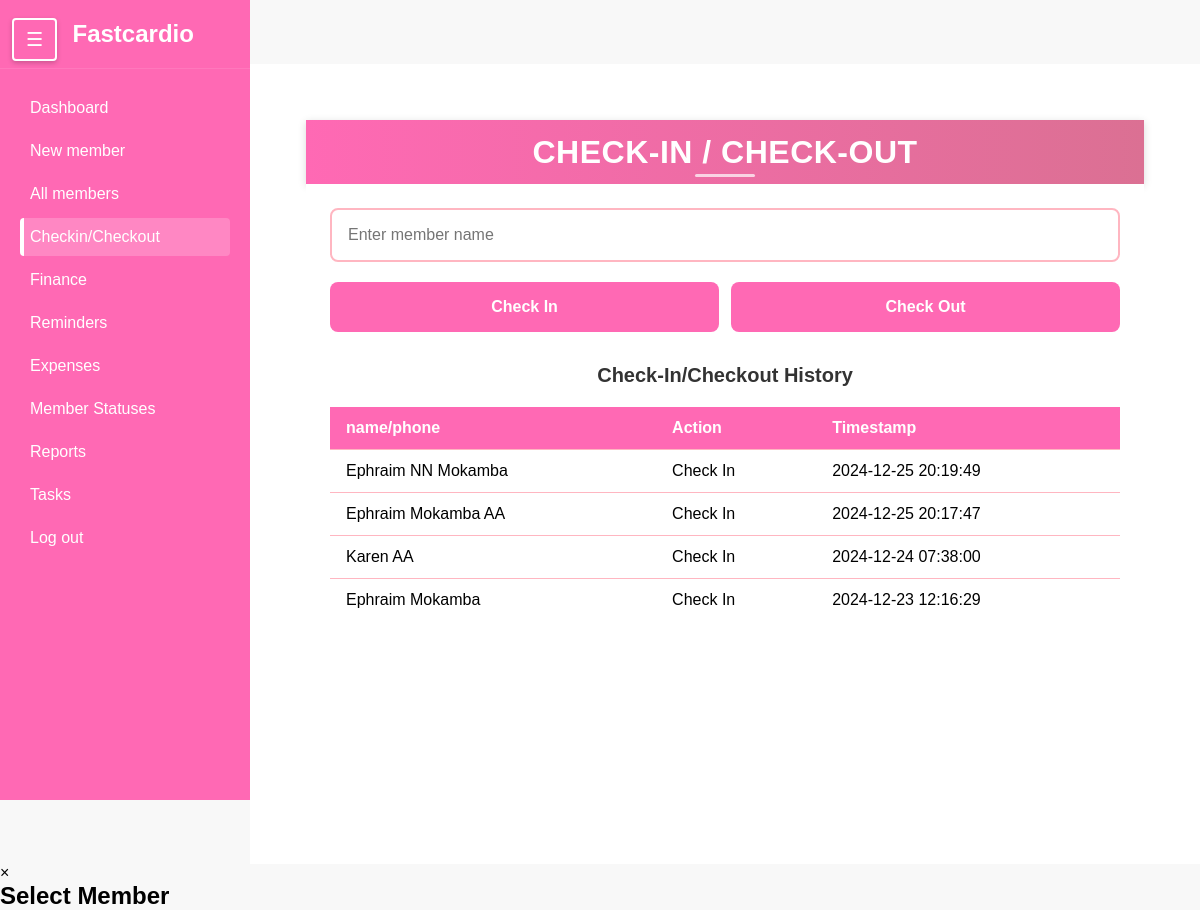
Before: /checkin/ with the older database file.
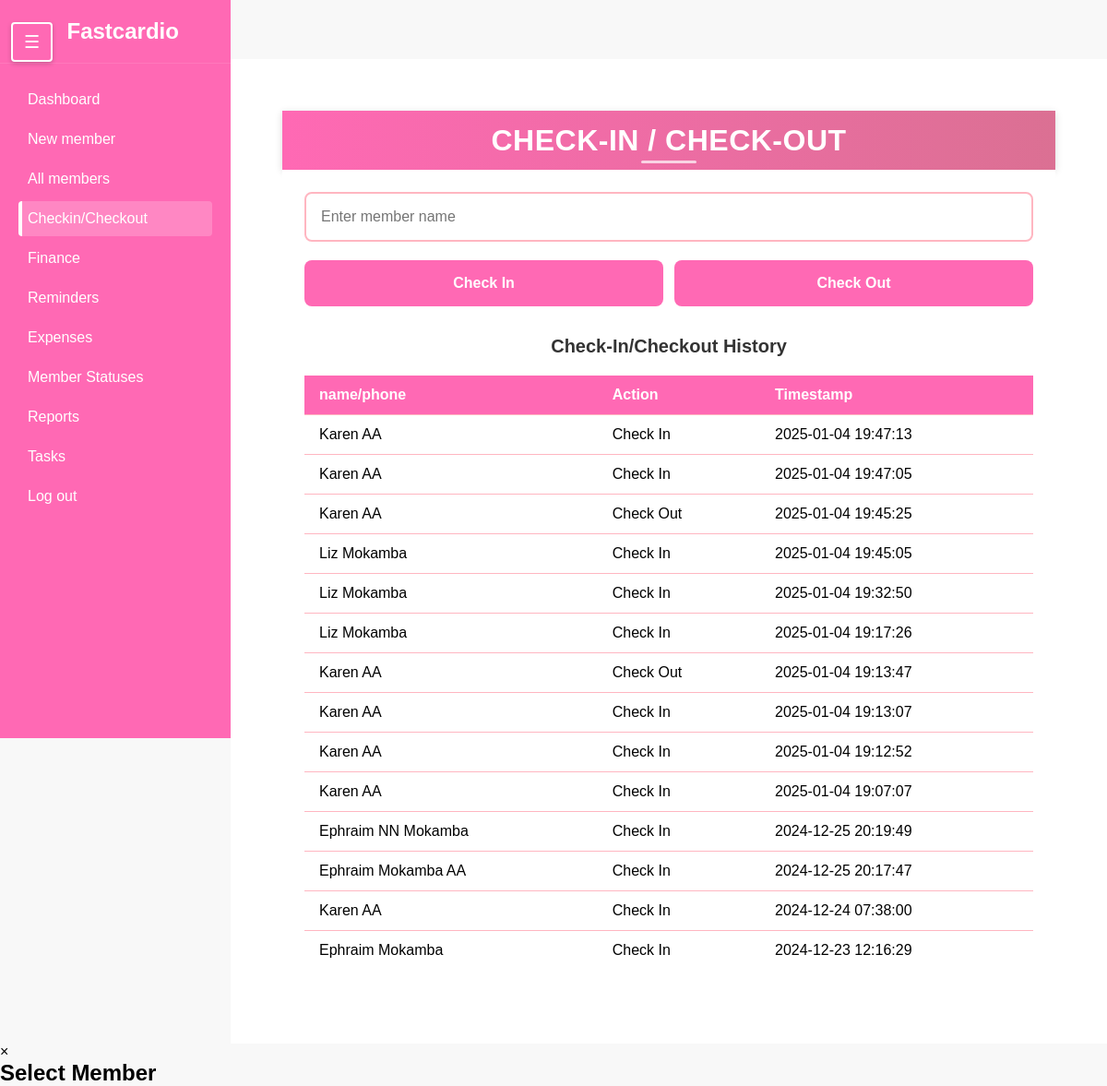
After: the same page with the newer database file.
### members/models.py (models this page shows, shortened)
class CheckInOutRecord(models.Model):
    ACTIONS = [
        ('check_in', 'Check In'),
        ('check_out', 'Check Out')
    ]
    member = models.ForeignKey(Member, on_delete=models.CASCADE, related_name='CheckinOut')
    action = models.CharField(max_length=10, choices=ACTIONS)
    timestamp = models.DateTimeField(default=timezone.now)
    class Meta:
        ordering = ['-timestamp']

class Member(models.Model):
    first_name = models.CharField(max_length=50)
    last_name = models.CharField(max_length=50)
    phone_number = models.CharField(max_length=15)
    date_joined = models.DateTimeField(auto_now_add=True)
    membership_expiry = models.DateField(null=True, blank=True, help_text="Date when the membership expires")
    is_active = models.BooleanField(default=False)
    is_frozen = models.BooleanField(default=False)
    additional_info = models.TextField(blank=True,null=True)
    gender = models.CharField(max_length= 6)
    balance = models.DecimalField(
        max_digits=10,
        decimal_places=2,
        default=0,
        help_text="Positive balance indicates credit, negative indicates debt"
    )
    def __str__(self):
        return f"{self.first_name} {self.last_name}"

### members/views.py (the view)
# urls.py: path('checkin/',views.checkin,name="Checkin" ),
def checkin(request):
    recent_records = CheckInOutRecord.objects.select_related('member').all()[:20]
    return render(request,"Checkin.html",{'recent_records': recent_records })

### members/templates/Checkin.html (shortened to what this page needs)
{% extends 'sidebar.html' %}
{% load static %}
{% block extra_styles %}
    <link rel="stylesheet" href="{% static 'checkin.css' %}">
{% endblock %}
{% block content %}
    <div class="topbar">
        <h1>Check-In / Check-Out</h1>
    </div>
    <div class="container">
        <input type="text" class="member-input" placeholder="Enter member phone number" id="memberIdInput">
        <div class="btn-group">
            <button class="check-in-btn">Check In</button>
            <button class="check-out-btn">Check Out</button>
        </div>
        <div class="history-section">
            <h3>Check-In/Checkout History</h3>
            <table class="history-table" id="historyTable">
                <thead>
                    <tr>
                        <th>name/phone</th>
                        <th>Action</th>
                        <th>Timestamp</th>
                    </tr>
                </thead>
                <tbody id="historyTableBody">
                    {% for record in recent_records %}
                    <tr>
                        <td>{{ record.member }}</td>
                        <td>{{ record.get_action_display }}</td>
                        <td>{{ record.timestamp|date:"Y-m-d H:i:s" }}</td>
                    </tr>
                    {% endfor %}
                </tbody>
            </table>
        </div>
    </div>
{% endblock %}

### members/templates/sidebar.html (shortened to what this page needs)
{% load static %}
<!DOCTYPE html>
<html lang="en">
<head>
    <link rel="stylesheet" href="{% static 'sidebar.css' %}">
    {% block extra_styles %}{% endblock %}
</head>
<body>
    <div class="wrapper">
        <div class="toggle-container">
            <button id="sidebarToggle" class="toggle-btn">☰</button>
        </div>
        <nav id="sidebar">
            <div class="sidebar-header">
                <h2>Fastcardio</h2>
            </div>
            <ul class="sidebar-menu">
                <li><a href="{% url 'Dashboard' %}">Dashboard</a></li>
                <li><a href="{% url 'New member' %}">New member</a></li>
                <li><a href="{% url 'Members' %}">All members</a></li>
                <li><a href="{% url 'Checkin' %}">Checkin/Checkout</a></li>
                <li><a href="{% url 'Finance' %}">Finance</a></li>
                <li><a href="{% url 'Reminders' %}">Reminders</a></li>
                <li><a href="{% url 'Expenses' %}">Expenses</a></li>
                <li><a href="{% url 'member_status' %}">Member Statuses</a></li>
                <li><a href="{% url 'Reports' %}">Reports</a></li>
                <li><a href="{% url 'Reports' %}">Tasks</a></li>
                <li><a href="{% url 'login' %}">Log out</a></li>
            </ul>
        </nav>
<div id="content">
    <div class="content-inner">
        {% block content %}
        {% endblock %}
    </div>
</div>
    </div>
</body>
</html>

### members/static/sidebar.css (style rules this page uses)
* { margin: 0; padding: 0; box-sizing: border-box; }
body { font-family: 'Arial', sans-serif; background-color: #f4f4f4; height: 100%; overflow-x: hidden; }
.wrapper { display: flex; width: 100%; min-height: 100vh; position: relative; }
.toggle-container { position: fixed; top: 2%; left: 1%; z-index: 1000; transition: all 0.3s ease; }
.toggle-btn { background: #FF69B4; border: 2px solid white; color: white; padding: 8px 12px; border-radius: 4px; cursor: pointer; font-size: 1.2rem; transition: all 0.3s ease; box-shadow: 0 2px 5px rgba(0, 0, 0, 0.2); }
#sidebar { width: 250px; background-color: #FF69B4; color: white; transition: all 0.3s ease; position: fixed; top: 0; left: 0; height: 100vh; overflow-y: auto; z-index: 999; }
.sidebar-header { padding: 20px; display: flex; justify-content: space-between; align-items: center; border-bottom: 1px solid rgba(255, 255, 255, 0.1); background-color: #FF69B4; position: sticky; top: 0; z-index: 2; }
.sidebar-header h2 { font-size: 1.5rem; font-weight: bold; margin-left: 25%; }
.sidebar-menu { list-style: none; padding: 20px 0; }
.sidebar-menu li { padding: 0 20px; margin-bottom: 5px; }
.sidebar-menu li a { color: white; text-decoration: none; padding: 10px; display: block; border-radius: 4px; transition: all 0.3s ease; }
.sidebar-menu li a.active { background-color: rgba(255, 255, 255, 0.2); border-left: 4px solid white; padding-left: 6px; }
#content { flex: 1; padding: var(--content-padding, 2rem); margin-left: 250px; transition: all 0.3s ease; background-color: #fff; min-height: 100vh; width: calc(100% - 250px); }
.content-inner { padding: 1.5rem; max-width: 1200px; margin: 0 auto; }

### members/static/checkin.css (style rules this page uses)
:root { --primary-pink: #FF69B4; --light-pink: #FFB6C1; --dark-pink: #DB7093; --text-color: #333; --background-color: #F8F8F8; --header-height: 64px; --container-max-width: 1200px; --spacing-unit: clamp(16px, 4vw, 24px); }
* { margin: 0; padding: 0; box-sizing: border-box; font-family: 'Arial', sans-serif; }
body { background-color: var(--background-color); min-height: 100vh; padding-top: var(--header-height); }
.topbar { top: 3px; left: 20%; right: 20%; height: var(--header-height); background: linear-gradient(to right, var(--primary-pink), var(--dark-pink)); color: white; display: flex; align-items: center; justify-content: center; padding: 0 var(--spacing-unit); box-shadow: 0 2px 8px rgba(0, 0, 0, 0.15); z-index: 1000; }
.topbar h1 { font-size: clamp(1.5rem, 4vw, 2rem); font-weight: 700; color: white; text-align: center; letter-spacing: 0.5px; text-transform: uppercase; padding: 0 16px; position: relative; }
.topbar h1::after { content: ''; position: absolute; bottom: -6px; left: 50%; transform: translateX(-50%); width: 60px; height: 3px; background-color: rgba(255, 255, 255, 0.7); border-radius: 2px; }
.container { width: 100%; max-width: var(--container-max-width); margin: 0 auto; padding: var(--spacing-unit); background-color: white; transition: padding 0.3s ease; }
.member-input { width: 100%; padding: 16px; margin-bottom: 20px; border: 2px solid var(--light-pink); border-radius: 8px; font-size: 16px; transition: all 0.3s ease; }
.btn-group { width: 100%; display: grid; grid-template-columns: 1fr 1fr; gap: 12px; margin-bottom: 24px; }
.check-in-btn, .check-out-btn { padding: 16px; border: none; border-radius: 8px; background-color: var(--primary-pink); color: white; font-size: 16px; font-weight: 600; cursor: pointer; transition: all 0.2s ease; }
.history-section { width: 100%; margin-top: 32px; overflow-x: auto; background: white; border-radius: 8px; }
.history-section h3 { margin-bottom: 20px; color: var(--text-color); text-align: center; font-size: 1.25rem; }
.history-table { width: 100%; border-collapse: collapse; margin-top: 16px; background: white; }
.history-table th, .history-table td { padding: 12px 16px; text-align: left; border-bottom: 1px solid var(--light-pink); }
.history-table th { background-color: var(--primary-pink); color: white; font-weight: 600; white-space: nowrap; }
.history-table tr:last-child td { border-bottom: none; }

Changed rows visible on the page:
added CheckInOutRecord: member "Karen AA", action "Check In", timestamp "2025-01-04 19:47:13"
added CheckInOutRecord: member "Karen AA", action "Check In", timestamp "2025-01-04 19:47:05"
added CheckInOutRecord: member "Karen AA", action "Check Out", timestamp "2025-01-04 19:45:25"
added CheckInOutRecord: member "Liz Mokamba", action "Check In", timestamp "2025-01-04 19:45:05"
added CheckInOutRecord: member "Liz Mokamba", action "Check In", timestamp "2025-01-04 19:32:50"
added CheckInOutRecord: member "Liz Mokamba", action "Check In", timestamp "2025-01-04 19:17:26"
added CheckInOutRecord: member "Karen AA", action "Check Out", timestamp "2025-01-04 19:13:47"
added CheckInOutRecord: member "Karen AA", action "Check In", timestamp "2025-01-04 19:13:07"
added CheckInOutRecord: member "Karen AA", action "Check In", timestamp "2025-01-04 19:12:52"
added CheckInOutRecord: member "Karen AA", action "Check In", timestamp "2025-01-04 19:07:07"
